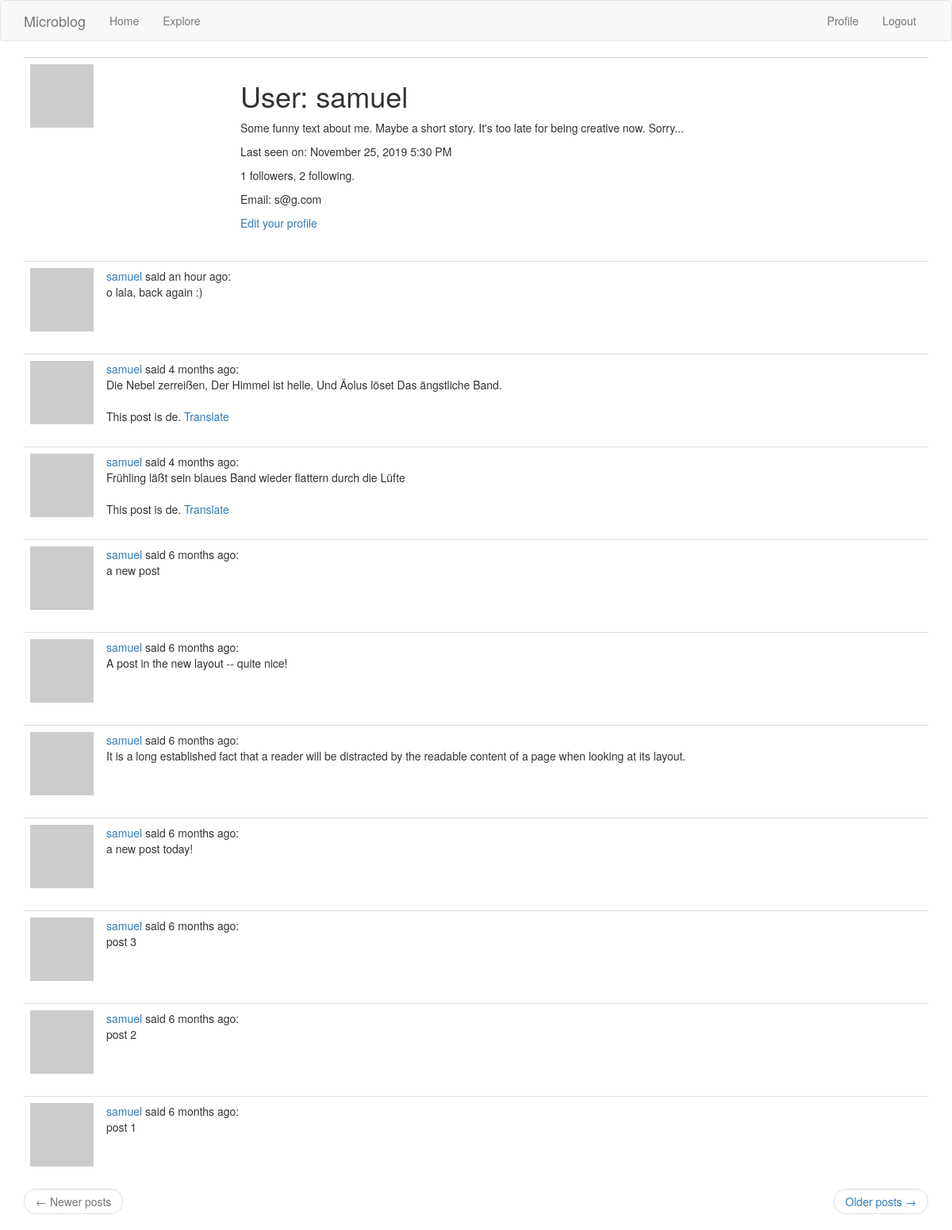
The app's page /user/samuel (signed in) with its own data.
### app/models.py (models this page shows, shortened)
class User(UserMixin, db.Model):
    id = db.Column(db.Integer, primary_key=True)
    username = db.Column(db.String(64), index=True, unique=True)
    email = db.Column(db.String(120), index=True, unique=True)
    password_hash = db.Column(db.String(128))
    posts = db.relationship('Post', backref='author', lazy='dynamic')
    about_me = db.Column(db.String(140))
    last_seen = db.Column(db.DateTime, default=datetime.utcnow)
    followed = db.relationship(
        'User', secondary=followers,
        primaryjoin=(followers.c.follower_id == id),
        secondaryjoin=(followers.c.followed_id == id),
        backref=db.backref('followers', lazy='dynamic'), lazy='dynamic')
    def avatar(self, size):
        digest = md5(self.email.lower().encode('utf-8')).hexdigest()
        return 'https://www.gravatar.com/avatar/{}?d=identicon&s={}'.format(digest, size)

class Post(db.Model):
    id = db.Column(db.Integer, primary_key=True)
    body = db.Column(db.String(140))
    timestamp = db.Column(db.DateTime, index=True, default=datetime.utcnow)
    user_id = db.Column(db.Integer, db.ForeignKey('user.id'))
    language = db.Column(db.String(5))

### app/routes.py (the view)
@app.route('/user/<username>')
@login_required
def user(username):
    user = User.query.filter_by(username=username).first_or_404()
    page = request.args.get('page', 1, type=int)
    posts = user.posts.order_by(Post.timestamp.desc()).paginate(page, app.config['POSTS_PER_PAGE'], False)
    next_url = url_for('user', username=user.username, page=posts.next_num) if posts.has_next else None
    prev_url = url_for('user', username=user.username, page=posts.prev_num) if posts.has_prev else None
    return render_template('user.html', user=user, posts=posts.items, next_url=next_url, prev_url=prev_url, email=user.email)

### app/models.py (called while the page is built)
@login.user_loader
def load_user(id):
    return User.query.get(int(id))

### app/routes.py (called while the page is built)
@app.before_request
def before_request():
    if current_user.is_authenticated:
        current_user.last_seen = datetime.utcnow()
        db.session.commit()

### app/templates/user.html
{% extends "base.html" %}
{% block app_content %}
  <table class="table table-hover">
    <tr>
      <td width="265px"><img src="{{ user.avatar(265) }}" alt=""></td>
      <td>
        <h1>User: {{ user.username }}</h1>
        {% if user.about_me %}<p>{{ user.about_me }}</p>{% endif %}
        {% if user.last_seen %}
        <p>Last seen on: {{ moment(user.last_seen).format('LLL') }}</p>
        {% endif %}
        <p>{{ user.followers.count() }} followers, {{ user.followed.count() }} following.</p>
        {% if user == current_user %}
        {% if user.email %}<p>Email: {{ user.email }}</p>{% endif %}
        <p><a href="{{ url_for('edit_profile') }}">Edit your profile</a></p>
        {% elif not current_user.is_following(user) %}
        <p><a href="{{ url_for('follow', username=user.username) }}">Follow</a></p>
        {% else %}
        <p><a href="{{ url_for('unfollow', username=user.username) }}">Unfollow</a></p>
        {% endif %}
      </td>
    </tr>
  </table>
  {% for post in posts %}
    {% include '_post.html' %}
  {% endfor %}
  {% include '_pager.html' %}
{% endblock %}

### app/templates/_post.html
<table class="table table-hover">
  <tr>
    <td width="70px">
      <a href="{{ url_for('user', username=post.author.username) }}">
        <img src="{{ post.author.avatar(70) }}" alt="">
      </a>
    </td>
    <td>
      <a href="{{ url_for('user', username=post.author.username) }}">
        {{ post.author.username }}
      </a>
      said {{ moment(post.timestamp).fromNow() }}: <br>
      <span id="post{{ post.id }}">{{ post.body }}</span>
      {% if post.language and post.language != g.locale %}
      <br><br>
      <span id="translation{{ post.id }}">
        This post is {{ post.language }}.
        <a href="javascript:translate(
          '#post{{ post.id }}',
          '#translation{{ post.id }}',
          '{{ post.language }}',
          'en');">Translate</a>
      </span>
      {% endif %}
    </td>
  </tr>
</table>

### records on screen
User: username "samuel", about_me "Some funny text about me. Maybe a short story. It's too late for being creative now. Sorry...", last_seen "November 25, 2019 5:30 PM", email "s@g.com"
Post: author.username "samuel", timestamp "an hour ago", body "o lala, back again :)"
Post: author.username "samuel", timestamp "4 months ago", body "Die Nebel zerreißen, Der Himmel ist helle, Und Äolus löset Das ängstliche Band.", language "de"
Post: author.username "samuel", timestamp "4 months ago", body "Frühling läßt sein blaues Band wieder flattern durch die Lüfte", language "de"
Post: author.username "samuel", timestamp "6 months ago", body "a new post"
Post: author.username "samuel", timestamp "6 months ago", body "A post in the new layout -- quite nice!"
Post: author.username "samuel", timestamp "6 months ago", body "It is a long established fact that a reader will be distracted by the readable content of a page when looking at its layout."
Post: author.username "samuel", timestamp "6 months ago", body "a new post today!"
Post: author.username "samuel", timestamp "6 months ago", body "post 3"
Post: author.username "samuel", timestamp "6 months ago", body "post 2"
Post: author.username "samuel", timestamp "6 months ago", body "post 1"

### other values on screen
{{ user.followers.count() }} "1"
{{ user.followed.count() }} "2"
